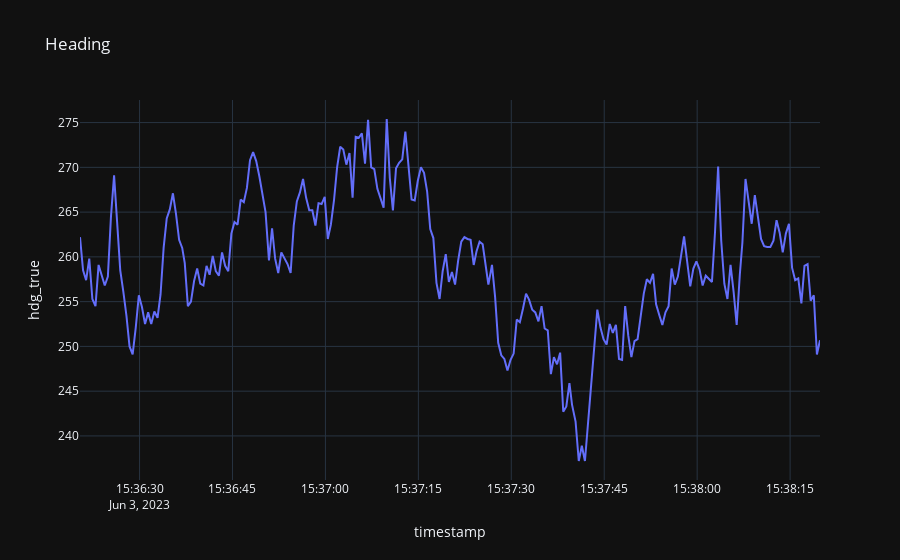

The code cell stored with this chart in its notebook:
### Code cell
fig = px.line(df_time, x='timestamp', y='hdg_true', template='plotly_dark', title='Heading')
fig.show()

### Figure 1 — Plotly figure (JSON) as saved in the notebook; plotly's stock layout.template omitted (floating-point values rounded to 4 significant figures; data arrays with more than 128 entries replaced by an {"elided": "..."} marker saying what was removed)
{"data": [{"hovertemplate": "timestamp=%{x}<br>hdg_true=%{y}<extra></extra>", "legendgroup": "", "line": {"color": "#636efa", "dash": "solid"}, "marker": {"symbol": "circle"}, "mode": "lines", "name": "", "orientation": "v", "showlegend": false, "type": "scatter", "x": {"elided": "240 str values"}, "xaxis": "x", "y": {"elided": "240 float values"}, "yaxis": "y"}], "layout": {"legend": {"tracegroupgap": 0}, "title": {"text": "Heading"}, "xaxis": {"anchor": "y", "domain": [0, 1], "title": {"text": "timestamp"}}, "yaxis": {"anchor": "x", "domain": [0, 1], "title": {"text": "hdg_true"}}}}
